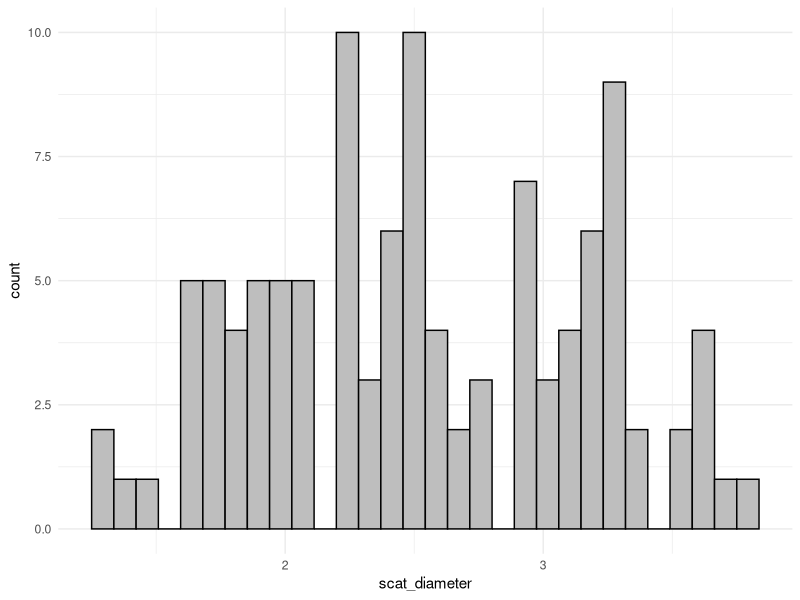

This chart was generated by the following R code:
## Ellen Brandell
## May 2021

## assess the importance of the diameter used to delineate pups/adults 

library(tidyverse)
library(cowplot)
theme_set(theme_minimal(base_size=11))

setwd("~/Desktop/scat_project/DATA/data_summaries")

# individual scat data
diameter <- read.csv("scat_diameter.csv")
geno <- read.csv("all_geno_sex_results.csv")

# environmental data
meta <- read.csv("scat_metadata.csv")
location <- read.csv("locations.csv")

######################################## COMBINE  DATA
data1 <- merge(geno, diameter, by="scatID", all.x=T)
# data1 <- merge(data1, meta[,c(1,4)], by="scatID", all.x=T) # I want site

###### make a data set of JUST KNOWN WOLVES
wolves1 <- data1[!is.na(data1$wolfID),]


######################################## DIAMETER PATTERNS
ggplot(data=data1, aes(x=scat_diameter)) + geom_histogram(fill='gray', color='black')

## look at different diameter measurements by unique wolves



## look at different diameter measurements by collared wolves (known age)



######################################## EXPLORING CUTOFFS
cut <- 2.0  # less than OR equal to this is a pup
data1$age <- ifelse(data1$scat_diameter<=cut, "Pup", "Adult")
# make sure age isn't changing unless the wolf ages from Juv -> Adult


table(data1$age)
table(data1$age)/nrow(data1)
# "questionable"/"in between" scat diameters based on our cutoff
table(data1$scat_diameter>cut-0.3 & data1$scat_diameter<cut+0.3)
# there are quite a few of these "in between" sizes

###### HOW MANY MISMATCHES DO WE HAVE BASED ON CUTOFF VALUE?
# can only use resampled wolves for this


## and importantly, we want to make sure the collared wolves are correctly classified:
# pup = 1211F, 1228F, 1229F
# adult = 969F, 907F, 996M, 1005F, 1155M, 1156M


######
# change scat 145 wolf 1228F to Pup


